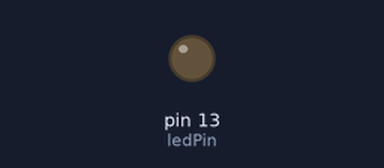
The sketch below on a simulated Arduino Uno, built with avr-gcc and run on an emulated ATmega328P. On the bench: output pins drawn as LEDs (lit = HIGH). Random numbers use the default seed unless the sketch sets one.

Above: at 0.2 s.
At 32.32 s:
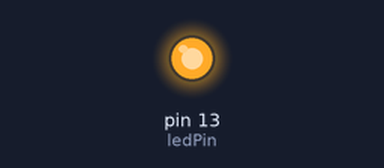
Timing chart, 0 to 33.9 s (numbered marks = the images above):
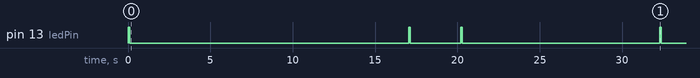

Measured:
- by itself, pin 13 (ledPin): LOW → HIGH at 0.00 s, → LOW 0.10 s later, → HIGH 16.9 s later, → LOW 0.10 s later, … (8 changes in this stretch)

The sketch:

random-spit.ino
```cpp
// Define the digital pin connected to the LED
const int ledPin = 13; // You can use a different pin if needed

void setup() {
  // Set the LED pin as an output
  pinMode(ledPin, OUTPUT);
}

void loop() {
  // Turn the LED on (HIGH) for 1 second
  digitalWrite(ledPin, HIGH);
  delay(100); // 1000 milliseconds = 1 second

// Turn the LED off (LOW)
  digitalWrite(ledPin, LOW);

  // Generate another random delay between 500 milliseconds and 5000 milliseconds
    int randomDelay = random(300, 20000);
  randomDelay = random(300, 20000);
  delay(randomDelay);
}
```
